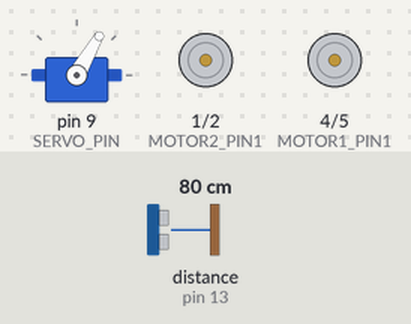
Simulated run of this sketch. Board: Arduino Uno, built with avr-gcc and run on an emulated ATmega328P. Parts: servo, motor-driver pin pairs drawn as motors (green arrow = first pin HIGH = forward, orange = second pin HIGH = backward, longer = more drive). Inputs (shaded band) come from the test bench; at power-on: distance to the obstacle (sensor on pin 13) 80 cm. The echo pulse lasts 58.3 µs per cm; the ROS host is connected and sends only what is stated.

Above: at 3.2 s.
3.3 s: distance to the obstacle (sensor on pin 13) set to 32 cm
7.0 s: distance to the obstacle (sensor on pin 13) set to 27 cm
At 10.4 s:
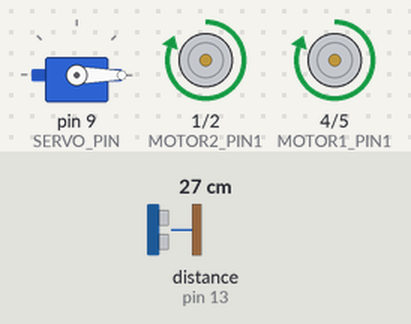
10.7 s: distance to the obstacle (sensor on pin 13) set to 35 cm
At 12.7 s:
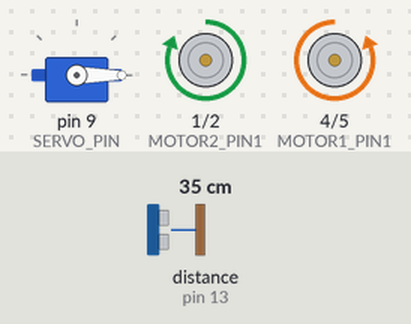
14.4 s: distance to the obstacle (sensor on pin 13) set to 2 cm
At 16.6 s:
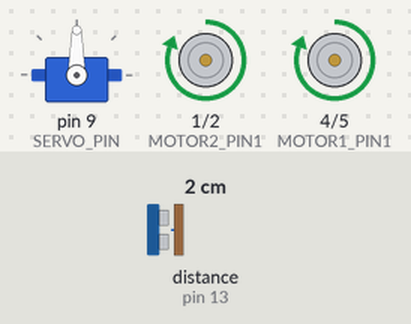
18.1 s: distance to the obstacle (sensor on pin 13) set to 60 cm
At 19.4 s:
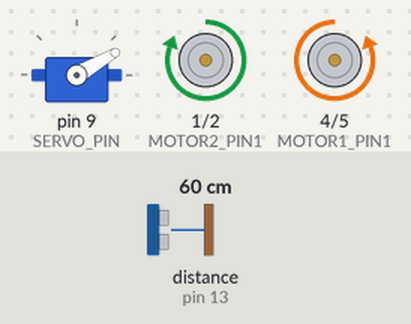
21.8 s: distance to the obstacle (sensor on pin 13) set to 4 cm
Timing chart, 0 to 26.3 s (numbered marks = the images above; inputs shaded):
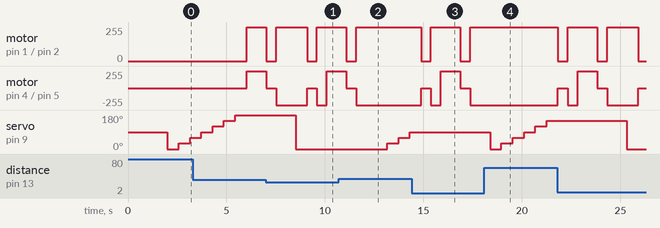

The sketch:

obs2.ino
```cpp
#include <ros.h>
#include <std_msgs/UInt16.h>
#include <Servo.h>
#include <NewPing.h>

#define TRIG_PIN 12
#define ECHO_PIN 13
#define MAX_DISTANCE 200

#define SERVO_PIN 9

Servo myservo;
NewPing sonar(TRIG_PIN, ECHO_PIN, MAX_DISTANCE);

ros::NodeHandle nh;
std_msgs::UInt16 distance_msg;
ros::Publisher distance_pub("distance", &distance_msg);

#define MOTOR1_PIN1 4
#define MOTOR1_PIN2 5
#define MOTOR2_PIN1 1
#define MOTOR2_PIN2 2
// #define MOTOR_SPEED 250

void setup() {
  myservo.attach(SERVO_PIN);

  pinMode(MOTOR1_PIN1, OUTPUT);
  pinMode(MOTOR1_PIN2, OUTPUT);
  pinMode(MOTOR2_PIN1, OUTPUT);
  pinMode(MOTOR2_PIN2, OUTPUT);

  nh.initNode();
  nh.advertise(distance_pub);

  delay(2000);
}

void loop() {
  int distance;
  int obstacleThreshold = 30; //ei distance asle left turn


  for (int angle = 0; angle <= 180; angle += 30) {
    myservo.write(angle);
    delay(500);
    distance = readPing();
    distance_msg.data = distance;
    distance_pub.publish(&distance_msg);
    nh.spinOnce();


    if (distance <= obstacleThreshold) { //dekhbe je obstacle ache nki

      moveStop();
      delay(500);
      turnLeft();
      delay(500);
      break;
    }
  }


  moveForward();
  delay(1000);

  // stop kore left ghurbe
  moveStop();
  delay(500);
  turnLeft();
  delay(1000);
}

int readPing() {
  delay(70);
  int cm = sonar.ping_cm();
  if (cm == 0) {
    cm = 250;
  }
  return cm;
}

void moveStop() {
  digitalWrite(MOTOR1_PIN1, LOW);
  digitalWrite(MOTOR1_PIN2, LOW);
  digitalWrite(MOTOR2_PIN1, LOW);
  digitalWrite(MOTOR2_PIN2, LOW);
}

void moveForward() {
  digitalWrite(MOTOR1_PIN1, HIGH);
  digitalWrite(MOTOR1_PIN2, LOW);
  digitalWrite(MOTOR2_PIN1, HIGH);
  digitalWrite(MOTOR2_PIN2, LOW);

}

void turnLeft() {
  digitalWrite(MOTOR1_PIN1, LOW);
  digitalWrite(MOTOR1_PIN2, HIGH);
  digitalWrite(MOTOR2_PIN1, HIGH);
  digitalWrite(MOTOR2_PIN2, LOW);

}
void turnRight() {
  digitalWrite(MOTOR1_PIN1, HIGH);
  digitalWrite(MOTOR1_PIN2, LOW);
  digitalWrite(MOTOR2_PIN1, LOW);
  digitalWrite(MOTOR2_PIN2, HIGH);
}
```

Measured:
- the behaviour switches between 31 and 30 cm on distance to the obstacle (sensor on pin 13) (found by bisection; images 0 and 1)
- after the input at 7.0 s, servo on pin 9 (SERVO_PIN): goes on until 8.5 s, then stays 0°
- after the input at 10.7 s, motor on pin 1 (MOTOR2_PIN1) / pin 2 (MOTOR2_PIN2): goes on until 11.6 s, then stays forward 255/255; motor on pin 4 (MOTOR1_PIN1) / pin 5 (MOTOR1_PIN2): goes on until 11.6 s, then stays backward 255/255; servo on pin 9 (SERVO_PIN): 0° → 30° after 2.5 s, → 60° 0.57 s later, → 90° 0.57 s later
- after the input at 14.4 s, servo on pin 9 (SERVO_PIN): stays 90° (without the input it goes to 120° after 0.48 s)
- after the input at 18.1 s, motor on pin 1 (MOTOR2_PIN1) / pin 2 (MOTOR2_PIN2): stops changing and stays forward 255/255; motor on pin 4 (MOTOR1_PIN1) / pin 5 (MOTOR1_PIN2): stops changing and stays backward 255/255
- by itself, motor on pin 1 (MOTOR2_PIN1) / pin 2 (MOTOR2_PIN2): alternates forward 255/255 for 1.6 s and stopped for 0.50 s
